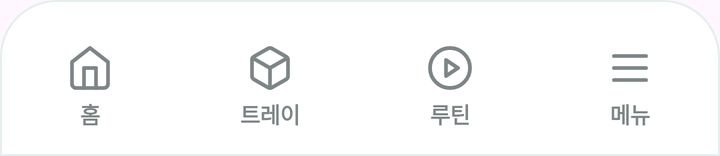
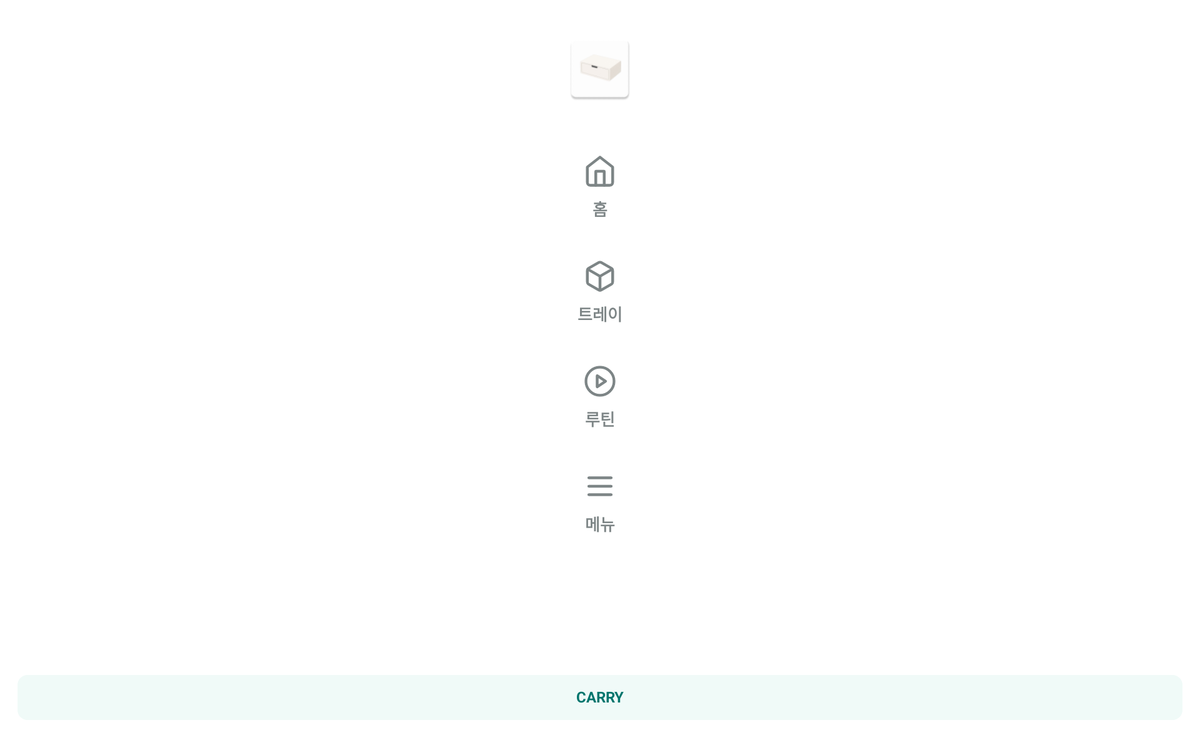

Two renders of one Android screen. The first uses the default layout on a phone; the second uses the alternative layout the repository ships for a different screen configuration, on a matching device. The two XML files are below.
<!-- AndroidManifest.xml: application theme Theme.DX_carry -->
<!-- res/layout/view_bottom_nav.xml -->
<?xml version="1.0" encoding="utf-8"?>
<LinearLayout xmlns:android="http://schemas.android.com/apk/res/android"
    android:id="@+id/bottomNav"
    android:layout_width="match_parent"
    android:layout_height="78dp"
    android:background="@drawable/bg_bottom_nav"
    android:elevation="8dp"
    android:orientation="horizontal">

    <LinearLayout
        android:id="@+id/bottomNavHome"
        android:layout_width="0dp"
        android:layout_height="match_parent"
        android:layout_weight="1"
        android:clickable="true"
        android:focusable="true"
        android:orientation="vertical"
        android:gravity="center"
        android:paddingTop="10dp">

        <ImageView
            android:layout_width="24dp"
            android:layout_height="24dp"
            android:duplicateParentState="true"
            android:src="@drawable/ic_bottom_home"
            android:contentDescription="@null" />

        <TextView
            android:layout_width="wrap_content"
            android:layout_height="18dp"
            android:layout_marginTop="2dp"
            android:duplicateParentState="true"
            android:gravity="center"
            android:text="홈"
            android:textColor="@color/bottom_nav_text"
            android:textSize="11sp"
            android:textStyle="bold" />
    </LinearLayout>

    <LinearLayout
        android:id="@+id/bottomNavModules"
        android:layout_width="0dp"
        android:layout_height="match_parent"
        android:layout_weight="1"
        android:clickable="true"
        android:focusable="true"
        android:orientation="vertical"
        android:gravity="center"
        android:paddingTop="10dp">

        <ImageView
            android:layout_width="24dp"
            android:layout_height="24dp"
            android:duplicateParentState="true"
            android:src="@drawable/ic_bottom_box"
            android:contentDescription="@null" />

        <TextView
            android:layout_width="wrap_content"
            android:layout_height="18dp"
            android:layout_marginTop="2dp"
            android:duplicateParentState="true"
            android:gravity="center"
            android:text="트레이"
            android:textColor="@color/bottom_nav_text"
            android:textSize="11sp"
            android:textStyle="bold" />
    </LinearLayout>

    <LinearLayout
        android:id="@+id/bottomNavRoutine"
        android:layout_width="0dp"
        android:layout_height="match_parent"
        android:layout_weight="1"
        android:clickable="true"
        android:focusable="true"
        android:orientation="vertical"
        android:gravity="center"
        android:paddingTop="10dp">

        <ImageView
            android:layout_width="24dp"
            android:layout_height="24dp"
            android:duplicateParentState="true"
            android:src="@drawable/ic_bottom_play_circle"
            android:contentDescription="@null" />

        <TextView
            android:layout_width="wrap_content"
            android:layout_height="18dp"
            android:layout_marginTop="2dp"
            android:duplicateParentState="true"
            android:gravity="center"
            android:text="루틴"
            android:textColor="@color/bottom_nav_text"
            android:textSize="11sp"
            android:textStyle="bold" />
    </LinearLayout>

    <LinearLayout
        android:id="@+id/bottomNavMenu"
        android:layout_width="0dp"
        android:layout_height="match_parent"
        android:layout_weight="1"
        android:clickable="true"
        android:focusable="true"
        android:orientation="vertical"
        android:gravity="center"
        android:paddingTop="10dp">

        <ImageView
            android:layout_width="24dp"
            android:layout_height="24dp"
            android:duplicateParentState="true"
            android:src="@drawable/ic_bottom_menu"
            android:contentDescription="@null" />

        <TextView
            android:layout_width="wrap_content"
            android:layout_height="18dp"
            android:layout_marginTop="2dp"
            android:duplicateParentState="true"
            android:gravity="center"
            android:text="메뉴"
            android:textColor="@color/bottom_nav_text"
            android:textSize="11sp"
            android:textStyle="bold" />
    </LinearLayout>
</LinearLayout>
<!-- resources referenced by this layout -->
<resources>
  <!-- drawable bg_bottom_nav (drawable) -->
  <?xml version="1.0" encoding="utf-8"?>
  <shape xmlns:android="http://schemas.android.com/apk/res/android">
      <solid android:color="#FAFFFFFF" />
      <corners
          android:topLeftRadius="28dp"
          android:topRightRadius="28dp" />
      <stroke
          android:width="1dp"
          android:color="#E6EEEE" />
  </shape>
  <!-- drawable ic_bottom_home (drawable) -->
  <?xml version="1.0" encoding="utf-8"?>
  <vector xmlns:android="http://schemas.android.com/apk/res/android"
      android:width="24dp"
      android:height="24dp"
      android:viewportWidth="24"
      android:viewportHeight="24">
      <path
          android:pathData="M3,9L12,2L21,9V20C21,20.5304 20.7893,21.0391 20.4142,21.4142C20.0391,21.7893 19.5304,22 19,22H5C4.46957,22 3.96086,21.7893 3.58579,21.4142C3.21071,21.0391 3,20.5304 3,20V9Z"
          android:fillColor="@android:color/transparent"
          android:strokeColor="@color/bottom_nav_text"
          android:strokeWidth="1.9"
          android:strokeLineCap="round"
          android:strokeLineJoin="round" />
      <path
          android:pathData="M9,22V12H15V22"
          android:fillColor="@android:color/transparent"
          android:strokeColor="@color/bottom_nav_text"
          android:strokeWidth="1.9"
          android:strokeLineCap="round"
          android:strokeLineJoin="round" />
  </vector>
  <!-- drawable ic_bottom_menu (drawable) -->
  <?xml version="1.0" encoding="utf-8"?>
  <vector xmlns:android="http://schemas.android.com/apk/res/android"
      android:width="24dp"
      android:height="24dp"
      android:viewportWidth="24"
      android:viewportHeight="24">
      <path
          android:pathData="M4,12H20"
          android:fillColor="@android:color/transparent"
          android:strokeColor="@color/bottom_nav_text"
          android:strokeWidth="1.9"
          android:strokeLineCap="round"
          android:strokeLineJoin="round" />
      <path
          android:pathData="M4,6H20"
          android:fillColor="@android:color/transparent"
          android:strokeColor="@color/bottom_nav_text"
          android:strokeWidth="1.9"
          android:strokeLineCap="round"
          android:strokeLineJoin="round" />
      <path
          android:pathData="M4,18H20"
          android:fillColor="@android:color/transparent"
          android:strokeColor="@color/bottom_nav_text"
          android:strokeWidth="1.9"
          android:strokeLineCap="round"
          android:strokeLineJoin="round" />
  </vector>
  <!-- drawable ic_bottom_play_circle (drawable) -->
  <?xml version="1.0" encoding="utf-8"?>
  <vector xmlns:android="http://schemas.android.com/apk/res/android"
      android:width="24dp"
      android:height="24dp"
      android:viewportWidth="24"
      android:viewportHeight="24">
      <path
          android:pathData="M12,22C17.5228,22 22,17.5228 22,12C22,6.47715 17.5228,2 12,2C6.47715,2 2,6.47715 2,12C2,17.5228 6.47715,22 12,22Z"
          android:fillColor="@android:color/transparent"
          android:strokeColor="@color/bottom_nav_text"
          android:strokeWidth="1.9"
          android:strokeLineCap="round"
          android:strokeLineJoin="round" />
      <path
          android:pathData="M10,8L16,12L10,16V8Z"
          android:fillColor="@android:color/transparent"
          android:strokeColor="@color/bottom_nav_text"
          android:strokeWidth="1.9"
          android:strokeLineCap="round"
          android:strokeLineJoin="round" />
  </vector>
  <style name="Theme.DX_carry" parent="Base.Theme.DX_carry" />
  <style name="Base.Theme.DX_carry" parent="Theme.Material3.DayNight.NoActionBar">
          
          
      </style>
  <!-- some entries are left out for length -->
</resources>
<!-- res/layout-sw600dp-land/view_bottom_nav.xml (the repository's variant of the layout above) -->
<!-- drawn on a 7-inch tablet turned sideways -->
<?xml version="1.0" encoding="utf-8"?>
<LinearLayout xmlns:android="http://schemas.android.com/apk/res/android"
    android:id="@+id/bottomNav"
    android:layout_width="match_parent"
    android:layout_height="match_parent"
    android:background="#FFFFFF"
    android:gravity="center_horizontal"
    android:orientation="vertical"
    android:paddingStart="14dp"
    android:paddingTop="26dp"
    android:paddingEnd="14dp"
    android:paddingBottom="24dp">

    <ImageView
        android:layout_width="58dp"
        android:layout_height="58dp"
        android:layout_marginBottom="28dp"
        android:contentDescription="LG CARRY"
        android:scaleType="fitCenter"
        android:src="@mipmap/ic_launcher_test" />

    <LinearLayout
        android:id="@+id/bottomNavHome"
        android:layout_width="92dp"
        android:layout_height="76dp"
        android:background="@drawable/bg_tablet_nav_item"
        android:clickable="true"
        android:focusable="true"
        android:gravity="center"
        android:orientation="vertical">

        <ImageView
            android:layout_width="27dp"
            android:layout_height="27dp"
            android:contentDescription="@null"
            android:duplicateParentState="true"
            android:src="@drawable/ic_bottom_home" />

        <TextView
            android:layout_width="wrap_content"
            android:layout_height="wrap_content"
            android:layout_marginTop="7dp"
            android:duplicateParentState="true"
            android:includeFontPadding="false"
            android:text="홈"
            android:textColor="@color/bottom_nav_text"
            android:textSize="13sp"
            android:textStyle="bold" />
    </LinearLayout>

    <LinearLayout
        android:id="@+id/bottomNavModules"
        android:layout_width="92dp"
        android:layout_height="76dp"
        android:layout_marginTop="8dp"
        android:background="@drawable/bg_tablet_nav_item"
        android:clickable="true"
        android:focusable="true"
        android:gravity="center"
        android:orientation="vertical">

        <ImageView
            android:layout_width="27dp"
            android:layout_height="27dp"
            android:contentDescription="@null"
            android:duplicateParentState="true"
            android:src="@drawable/ic_bottom_box" />

        <TextView
            android:layout_width="wrap_content"
            android:layout_height="wrap_content"
            android:layout_marginTop="7dp"
            android:duplicateParentState="true"
            android:includeFontPadding="false"
            android:text="트레이"
            android:textColor="@color/bottom_nav_text"
            android:textSize="13sp"
            android:textStyle="bold" />
    </LinearLayout>

    <LinearLayout
        android:id="@+id/bottomNavRoutine"
        android:layout_width="92dp"
        android:layout_height="76dp"
        android:layout_marginTop="8dp"
        android:background="@drawable/bg_tablet_nav_item"
        android:clickable="true"
        android:focusable="true"
        android:gravity="center"
        android:orientation="vertical">

        <ImageView
            android:layout_width="27dp"
            android:layout_height="27dp"
            android:contentDescription="@null"
            android:duplicateParentState="true"
            android:src="@drawable/ic_bottom_play_circle" />

        <TextView
            android:layout_width="wrap_content"
            android:layout_height="wrap_content"
            android:layout_marginTop="7dp"
            android:duplicateParentState="true"
            android:includeFontPadding="false"
            android:text="루틴"
            android:textColor="@color/bottom_nav_text"
            android:textSize="13sp"
            android:textStyle="bold" />
    </LinearLayout>

    <LinearLayout
        android:id="@+id/bottomNavMenu"
        android:layout_width="92dp"
        android:layout_height="76dp"
        android:layout_marginTop="8dp"
        android:background="@drawable/bg_tablet_nav_item"
        android:clickable="true"
        android:focusable="true"
        android:gravity="center"
        android:orientation="vertical">

        <ImageView
            android:layout_width="27dp"
            android:layout_height="27dp"
            android:contentDescription="@null"
            android:duplicateParentState="true"
            android:src="@drawable/ic_bottom_menu" />

        <TextView
            android:layout_width="wrap_content"
            android:layout_height="wrap_content"
            android:layout_marginTop="7dp"
            android:duplicateParentState="true"
            android:includeFontPadding="false"
            android:text="메뉴"
            android:textColor="@color/bottom_nav_text"
            android:textSize="13sp"
            android:textStyle="bold" />
    </LinearLayout>

    <Space
        android:layout_width="1dp"
        android:layout_height="0dp"
        android:layout_weight="1" />

    <TextView
        android:layout_width="match_parent"
        android:layout_height="36dp"
        android:background="@drawable/bg_tablet_brand_pill"
        android:gravity="center"
        android:includeFontPadding="false"
        android:text="CARRY"
        android:textColor="#00756D"
        android:textSize="12sp"
        android:textStyle="bold" />
</LinearLayout>
<!-- resources referenced by the variant -->
<!-- as a 7-inch tablet turned sideways resolves them -->
<resources>
  <!-- drawable bg_tablet_brand_pill (drawable) -->
  <?xml version="1.0" encoding="utf-8"?>
  <shape xmlns:android="http://schemas.android.com/apk/res/android">
      <solid android:color="#F0FAF8" />
      <corners android:radius="8dp" />
  </shape>
  <!-- drawable bg_tablet_nav_item (drawable) -->
  <?xml version="1.0" encoding="utf-8"?>
  <selector xmlns:android="http://schemas.android.com/apk/res/android">
      <item android:state_selected="true">
          <shape>
              <solid android:color="#E6F5F2" />
              <corners android:radius="8dp" />
          </shape>
      </item>
      <item>
          <shape>
              <solid android:color="#00FFFFFF" />
              <corners android:radius="8dp" />
          </shape>
      </item>
  </selector>
  <!-- drawable ic_bottom_home (drawable) -->
  <?xml version="1.0" encoding="utf-8"?>
  <vector xmlns:android="http://schemas.android.com/apk/res/android"
      android:width="24dp"
      android:height="24dp"
      android:viewportWidth="24"
      android:viewportHeight="24">
      <path
          android:pathData="M3,9L12,2L21,9V20C21,20.5304 20.7893,21.0391 20.4142,21.4142C20.0391,21.7893 19.5304,22 19,22H5C4.46957,22 3.96086,21.7893 3.58579,21.4142C3.21071,21.0391 3,20.5304 3,20V9Z"
          android:fillColor="@android:color/transparent"
          android:strokeColor="@color/bottom_nav_text"
          android:strokeWidth="1.9"
          android:strokeLineCap="round"
          android:strokeLineJoin="round" />
      <path
          android:pathData="M9,22V12H15V22"
          android:fillColor="@android:color/transparent"
          android:strokeColor="@color/bottom_nav_text"
          android:strokeWidth="1.9"
          android:strokeLineCap="round"
          android:strokeLineJoin="round" />
  </vector>
  <!-- drawable ic_bottom_menu (drawable) -->
  <?xml version="1.0" encoding="utf-8"?>
  <vector xmlns:android="http://schemas.android.com/apk/res/android"
      android:width="24dp"
      android:height="24dp"
      android:viewportWidth="24"
      android:viewportHeight="24">
      <path
          android:pathData="M4,12H20"
          android:fillColor="@android:color/transparent"
          android:strokeColor="@color/bottom_nav_text"
          android:strokeWidth="1.9"
          android:strokeLineCap="round"
          android:strokeLineJoin="round" />
      <path
          android:pathData="M4,6H20"
          android:fillColor="@android:color/transparent"
          android:strokeColor="@color/bottom_nav_text"
          android:strokeWidth="1.9"
          android:strokeLineCap="round"
          android:strokeLineJoin="round" />
      <path
          android:pathData="M4,18H20"
          android:fillColor="@android:color/transparent"
          android:strokeColor="@color/bottom_nav_text"
          android:strokeWidth="1.9"
          android:strokeLineCap="round"
          android:strokeLineJoin="round" />
  </vector>
  <!-- drawable ic_bottom_play_circle (drawable) -->
  <?xml version="1.0" encoding="utf-8"?>
  <vector xmlns:android="http://schemas.android.com/apk/res/android"
      android:width="24dp"
      android:height="24dp"
      android:viewportWidth="24"
      android:viewportHeight="24">
      <path
          android:pathData="M12,22C17.5228,22 22,17.5228 22,12C22,6.47715 17.5228,2 12,2C6.47715,2 2,6.47715 2,12C2,17.5228 6.47715,22 12,22Z"
          android:fillColor="@android:color/transparent"
          android:strokeColor="@color/bottom_nav_text"
          android:strokeWidth="1.9"
          android:strokeLineCap="round"
          android:strokeLineJoin="round" />
      <path
          android:pathData="M10,8L16,12L10,16V8Z"
          android:fillColor="@android:color/transparent"
          android:strokeColor="@color/bottom_nav_text"
          android:strokeWidth="1.9"
          android:strokeLineCap="round"
          android:strokeLineJoin="round" />
  </vector>
  <style name="Theme.DX_carry" parent="Base.Theme.DX_carry" />
  <style name="Base.Theme.DX_carry" parent="Theme.Material3.DayNight.NoActionBar">
          
          
      </style>
  <!-- some entries are left out for length -->
</resources>
